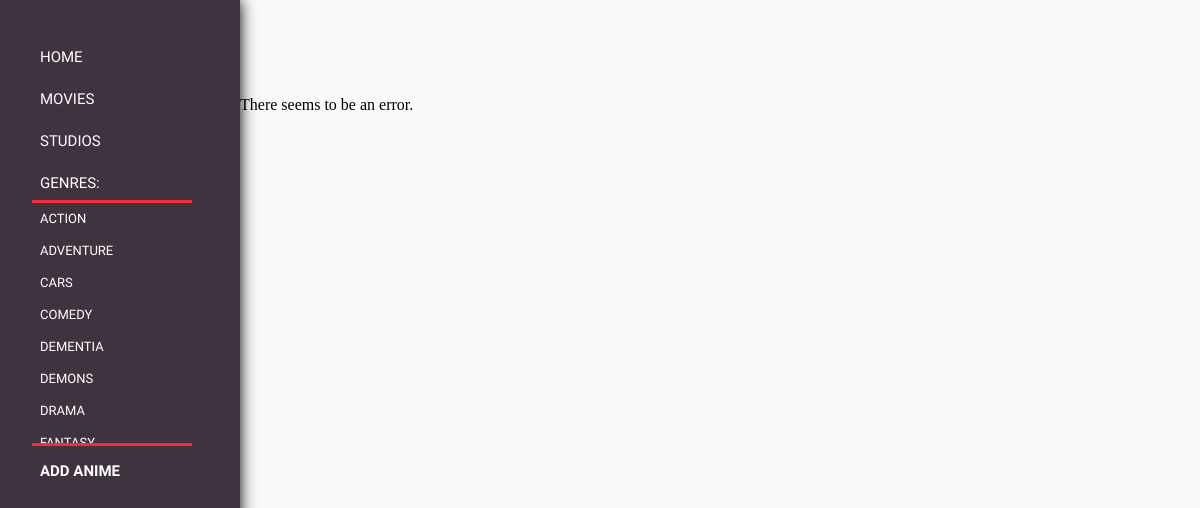
Page /user/UpdateGenre.php on the committed database.
### tables this page shows
CREATE TABLE `Genre` (
  `genre_name` varchar(20) NOT NULL,
  `genre_desc` text
);

### user/UpdateGenre.php (the view, shortened to what this page needs)
<?php
	include_once ('../server.php');
?>
<!DOCTYPE html>
<html>
<head>
<link rel="stylesheet" type="text/css" href="v2.css">
<link rel="stylesheet" href="https://cdnjs.cloudflare.com/ajax/libs/font-awesome/4.7.0/css/font-awesome.min.css">
<link rel="stylesheet" type="text/css" href="../stylev2.css">
</head>
<div class="sidenav">
	<center>
	<a href="HomeV2.php"> Home</a>
	<a href="MoviesPage.php"> Movies</a>
	<a href="StudiosPage.php"> Studios</a>
	<a> Genres: </a>
		<div class="dropdown-content">
			<?php
				$sql="SELECT genre_name FROM Genre";
				$result=mysqli_query($connection,$sql);
				if ($result->num_rows > 0) {
				    while($row = $result->fetch_assoc()) {
				    	echo "<a href='CategoryPage.php?link=".$row['genre_name']."'>".$row['genre_name']."</a>";
				    }
				} else {
				    echo "0 results";
				}
			?>
		</div>
	<strong><a href="AddAnime.php"> Add Anime</a></strong>
</div>
<?php
    $genre_name = $_GET["genre_name"];
    $sql1="SELECT * FROM Genre
        WHERE genre_name = '$genre_name'";
    $get_genre = mysqli_query($connection,$sql1) or die(mysqli_error($connection));
    if(mysqli_num_rows($get_genre)>0){
        while($result = mysqli_fetch_assoc($get_genre)){
            $genre_desc = $result["genre_desc"];
        }
        $new_genre_desc = $new_genre_desc_error = "";
        if(isset($_POST["button"])){
            if(empty($_POST["new_genre_desc"])){
                $new_genre_desc_error = "This field must not be empty";
            } else{
                $new_genre_desc = $_POST["new_genre_desc"];
                $genre_desc = $new_genre_desc;
            }
            if($new_genre_desc){
                    $sql2 = "UPDATE Genre
                    SET genre_desc = '$new_genre_desc'
                    WHERE genre_name = '$genre_name'";
                    mysqli_query($connection,$sql2) or die(mysqli_error($connection));
                    header("Location: CategoryPage.php");
            }
        }
?>
<form class="container" method="POST" id="genre_form">
    <div class="input-group">
        <h2>Edit genre description of <font color="#f99a2c"><?php echo $genre_name ?></h2>
    </div>
    <div class="input-group">
        <label>Description:</label>
        <div align="center">
            <textarea font-family='Ubuntu' font-size="18px" rows="10" cols="67" name="new_genre_desc" wrap="soft" form="genre_form"><?php echo $genre_desc ?></textarea>
        </div>
        <small class="error"><?php echo $new_genre_desc_error ?></small>
        <input type="submit" name="button" value="Update" class="btn">
    </div>
     <div class="input-group">
        <a href="CategoryPage.php" style="color: white;">Cancel</a>
    </div>
</form>
<?php
} else{
    echo "There seems to be an error.";
}
?>

### user/v2.css (style rules this page uses)
header a, .sidenav a { float: left; display: block; color: #fff; text-align: center; padding: 1rem 4rem 0.5rem 0.5rem; font-size: 15px; font-family: 'Questrial', sans-serif; text-decoration: none; text-transform: uppercase; }
.sidenav { height: 100%; width: 11rem; position: fixed; top:0 !important; left: 0 !important; background-color: #3f333f; padding: 2rem; z-index: 999; overflow-x: hidden; box-shadow: 0px 0px 15px black; }
.dropdown-content { display: block; position: relative; background-color: #3f333f; align-content: center; z-index: 1; max-height: 15rem; max-width: 10rem; float: left; overflow: -moz-scrollbars-vertical; overflow-y: scroll; line-height: 0px; border-top: 3px solid #f72a3a; border-bottom: 3px solid #f72a3a; object-fit: contain; }
.dropdown-content a { font-size: 13px; margin-bottom: 0.5rem; color: #fff; word-wrap: normal; line-height: 0rem; padding-right: 2rem; display: block; }

### stylev2.css (style rules this page uses)
a:-webkit-any-link { color: white; cursor: pointer; font-family: 'Questrial', sans-serif; }
a { color: white; font-family: 'Questrial', sans-serif; }

### rows in the picture
genre: genre_name "ACTION"
genre: genre_name "ADVENTURE"
genre: genre_name "CARS"
genre: genre_name "COMEDY"
genre: genre_name "DEMENTIA"
genre: genre_name "DEMONS"
genre: genre_name "DRAMA"
genre: genre_name "FANTASY"
